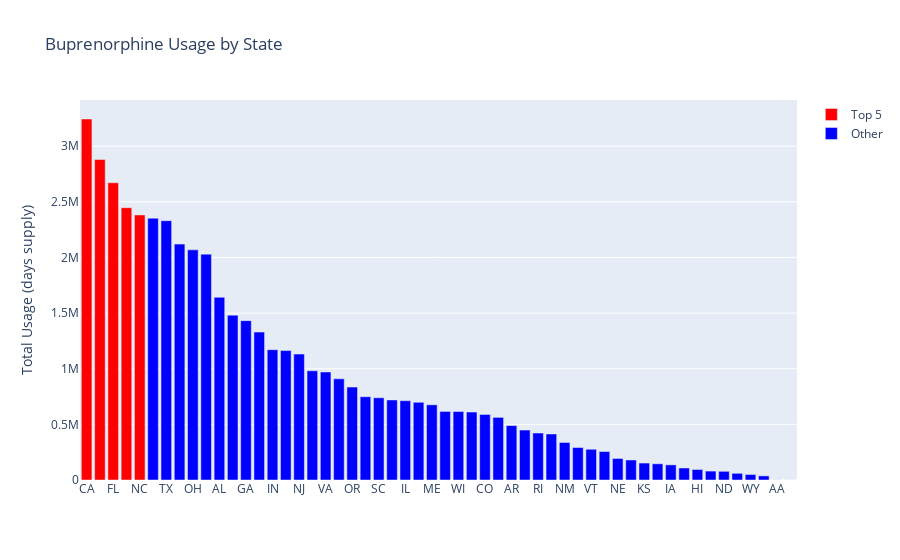

Here is the notebook cell this chart was saved with:
### Code cell
#Data Visualization (optional)


import os
import plotly.graph_objects as go
import plotly.io as pio


#Read data
df = pd.read_csv('data/MUP_DPR_RY23_P04_V10_DY21_NPIBN.csv')


#Creating claims dataframe
buprenorphine_claims = df[df['Brnd_Name'].str.contains('buprenorphine', na=False, case=False) | df['Gnrc_Name'].str.contains('buprenorphine', na=False, case=False)]


# Sum total days supply by state
state_usage = buprenorphine_claims.groupby('Prscrbr_State_Abrvtn')['Tot_Day_Suply'].sum().reset_index()
state_usage.columns = ['State', 'Total Usage']

# Sort by Total Usage
state_usage = state_usage.sort_values('Total Usage', ascending=False)

# Create a new column to determine color based on whether the state is in the top 5
state_usage['color'] = ['Top 5' if i < 5 else 'Other' for i in range(state_usage.shape[0])]

# Create the bar chart
fig = go.Figure()

for color in state_usage['color'].unique():
    fig.add_trace(go.Bar(
        x=state_usage.loc[state_usage['color'] == color, 'State'], 
        y=state_usage.loc[state_usage['color'] == color, 'Total Usage'],
        name=color,
        marker_color='red' if color=='Top 5' else 'blue'
    ))

fig.update_layout(title='Buprenorphine Usage by State', 
                  xaxis_title='',
                  yaxis_title='Total Usage (days supply)',
                  )

# Show the figure
fig.show()

# Save the figure as a jpg
pio.write_image(fig, 'buprenorphine_usage_viz.jpg')

### Figure 1 — Plotly figure (JSON) as saved in the notebook; plotly's stock layout.template omitted (floating-point values rounded to 4 significant figures)
{"data": [{"marker": {"color": "red"}, "name": "Top 5", "type": "bar", "x": ["CA", "PA", "FL", "MA", "NC"], "y": [3244694, 2880656, 2671723, 2447394, 2382440]}, {"marker": {"color": "blue"}, "name": "Other", "type": "bar", "x": ["NY", "TX", "MI", "OH", "TN", "AL", "KY", "GA", "WA", "IN", "OK", "NJ", "MD", "VA", "LA", "OR", "CT", "SC", "AZ", "IL", "MO", "ME", "MN", "WI", "WV", "CO", "NH", "AR", "UT", "RI", "MS", "NM", "ID", "VT", "NV", "NE", "DE", "KS", "DC", "IA", "MT", "HI", "AK", "ND", "SD", "WY", "PR", "AA", "VI"], "y": [2352980, 2330784, 2120074, 2068486, 2030009, 1642209, 1481368, 1432373, 1329381, 1171259, 1163365, 1131861, 981804, 970988, 909430, 835019, 748281, 738869, 719218, 712768, 698606, 675878, 616387, 615291, 610964, 588855, 562907, 489000, 449071, 422364, 413764, 337154, 292010, 276245, 255838, 193390, 179863, 152333, 145537, 136107, 108117, 94772, 80216, 78150, 60066, 49733, 37027, 657, 445]}], "layout": {"title": {"text": "Buprenorphine Usage by State"}, "xaxis": {"title": {"text": ""}}, "yaxis": {"title": {"text": "Total Usage (days supply)"}}}}
